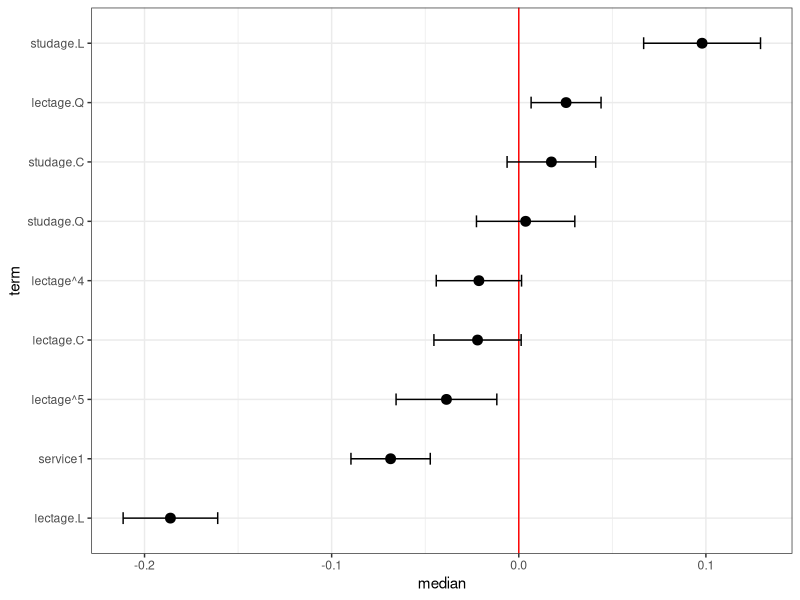
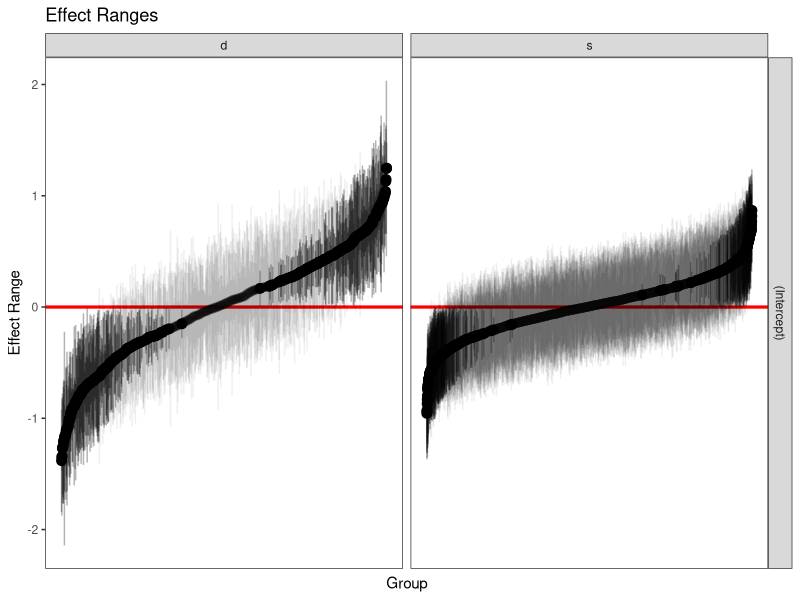
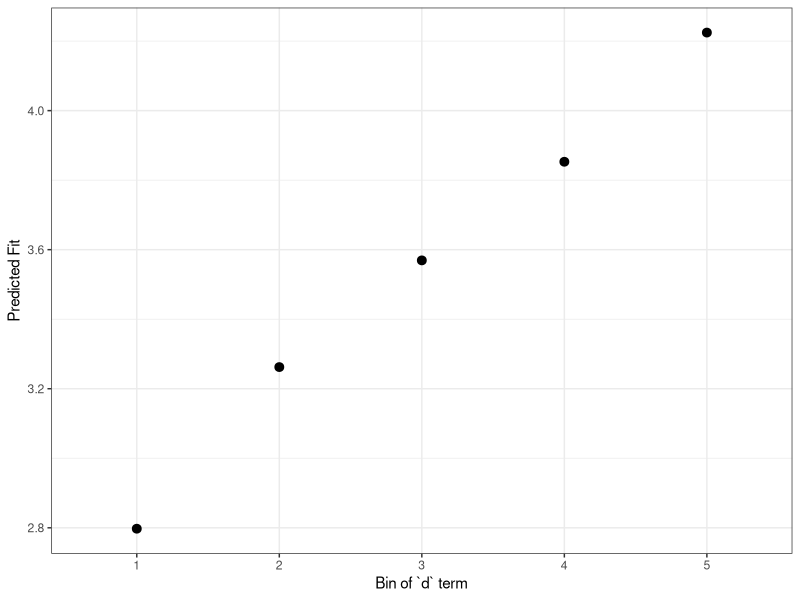

The R source for these figures, in order:
## ---- chunk 1
knitr::opts_chunk$set(
  collapse = TRUE, echo = TRUE,
  comment = "#>",
  fig.path = "README-"
)
## ---- chunk 2
library(merTools)
m1 <- lmer(y ~ service + lectage + studage + (1|d) + (1|s), data=InstEval)
## ---- chunk 3
predict(m1, newdata = InstEval[1:10, ])
## ---- chunk 4
#predictInterval(m1, newdata = InstEval[1:10, ]) # all other parameters are optional
predictInterval(m1, newdata = InstEval[1:10, ], n.sims = 500, level = 0.9, 
                stat = 'median')
## ---- chunk 5
feSims <- FEsim(m1, n.sims = 100)
head(feSims)
## ---- chunk 6
plotFEsim(FEsim(m1, n.sims = 100), level = 0.9, stat = 'median', intercept = FALSE)
## ---- chunk 7
reSims <- REsim(m1, n.sims = 100)
head(reSims)
## ---- chunk 8
plotREsim(REsim(m1, n.sims = 100), stat = 'median', sd = TRUE)
## ---- chunk 9
impSim <- REimpact(m1, InstEval[7, ], groupFctr = "d", breaks = 5, 
                   n.sims = 300, level = 0.9)
impSim
## ---- chunk 10
library(ggplot2)
ggplot(impSim, aes(x = factor(bin), y = AvgFit, ymin = AvgFit - 1.96*AvgFitSE, 
                   ymax = AvgFit + 1.96*AvgFitSE)) + 
  geom_pointrange() + theme_bw() + labs(x = "Bin of `d` term", y = "Predicted Fit")
